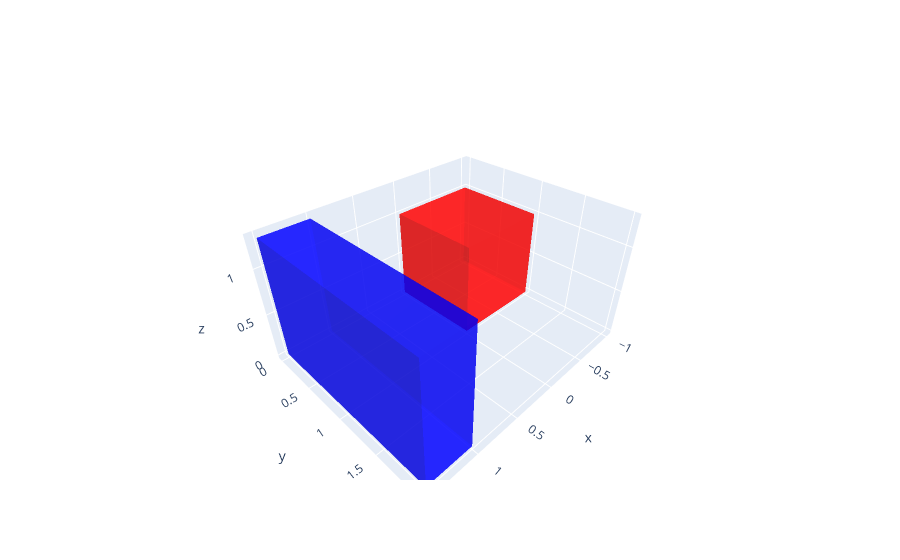

This figure's notebook cell:
### Code cell
B = L_scale(A,np.array([0.5,2,1.3]))
plot_cube([X-1,B[0]+1],[Y,B[1]],[Z,B[2]],color=['red','blue'])

### Figure 1 — Plotly figure (JSON) as saved in the notebook; plotly's stock layout.template omitted (floating-point values rounded to 4 significant figures)
{"data": [{"color": "red", "flatshading": true, "i": [0, 3, 0, 5, 0, 6, 4, 7, 2, 7, 1, 7], "j": [1, 1, 1, 1, 2, 2, 5, 5, 3, 3, 3, 3], "k": [2, 2, 4, 4, 4, 4, 6, 6, 6, 6, 5, 5], "opacity": 0.6, "type": "mesh3d", "x": [-1, -1, -1, -1, 0, 0, 0, 0], "y": [0, 0, 1, 1, 0, 0, 1, 1], "z": [0, 1, 0, 1, 0, 1, 0, 1]}, {"color": "blue", "flatshading": true, "i": [0, 3, 0, 5, 0, 6, 4, 7, 2, 7, 1, 7], "j": [1, 1, 1, 1, 2, 2, 5, 5, 3, 3, 3, 3], "k": [2, 2, 4, 4, 4, 4, 6, 6, 6, 6, 5, 5], "opacity": 0.6, "type": "mesh3d", "x": [1.0, 1.0, 1.0, 1.0, 1.5, 1.5, 1.5, 1.5], "y": [0.0, 0.0, 2.0, 2.0, 0.0, 0.0, 2.0, 2.0], "z": [0.0, 1.3, 0.0, 1.3, 0.0, 1.3, 0.0, 1.3]}], "layout": {}}
